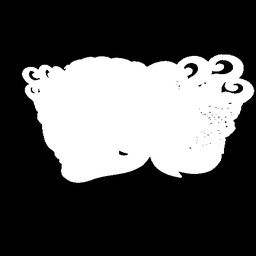
#> input picture demo_data/anggada256mask.png, 256 x 256 px
$ python pyas.py
#> lines starting #> are read from the running program, lines starting #| are printed output that depends on the picture; after the words box and inside, x2 and y2 are one past the last pixel; in counts of white or black regions, pixels touching at a corner belong together
import cv2
import numpy as np

# Load the image
image_path = 'anggada256mask.png'
image = cv2.imread(image_path)
#> image is the input picture: shape (256, 256, 3); min 0, max 255, mean 84.6

# Convert the image to grayscale
gray = cv2.cvtColor(image, cv2.COLOR_BGR2GRAY)

# Threshold the image to isolate the mask
_, thresh = cv2.threshold(gray, 1, 255, cv2.THRESH_BINARY)
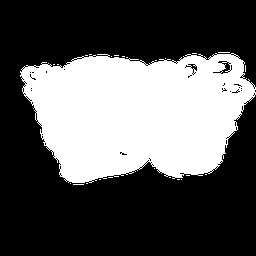
#> thresh: shape (256, 256); 35% white; 25 white regions (24 under 20 px)

# Find contours of the mask
contours, _ = cv2.findContours(thresh, cv2.RETR_EXTERNAL, cv2.CHAIN_APPROX_SIMPLE)
#> contours = 25 contours, 24 with area under 20; largest, box (x1, y1, x2, y2) and area: (20, 53, 256, 183) 22836

# Assuming the largest contour is the mask
mask_contour = max(contours, key=cv2.contourArea)
#> mask_contour = contour of 521 points, box (x1, y1, x2, y2) (20, 53, 256, 183), area 22836

# Get bounding box coordinates from the contour
x, y, w, h = cv2.boundingRect(mask_contour)
#> x = 20; y = 53; w = 236; h = 130

# Draw the bounding box on the original image (optional)
cv2.rectangle(image, (x, y), (x + w, y + h), (0, 255, 0), 2)
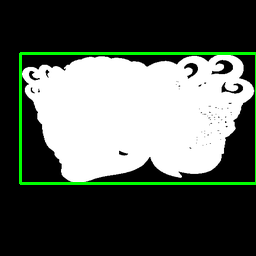
#> image: shape (256, 256, 3); 2.94% of pixels changed, all inside (x1, y1, x2, y2) = (19, 52, 256, 185)

# Save or display the image with the bounding box
cv2.imwrite('image_with_bbox.jpg', image)
# cv2.imshow('Image with Bounding Box', image)
# cv2.waitKey(0)
# cv2.destroyAllWindows()

# The bounding box coordinates
bbox = (x, y, x + w, y + h)
#> bbox = (20, 53, 256, 183)
print("Bounding box coordinates:", bbox)
#| Bounding box coordinates: (20, 53, 256, 183)
